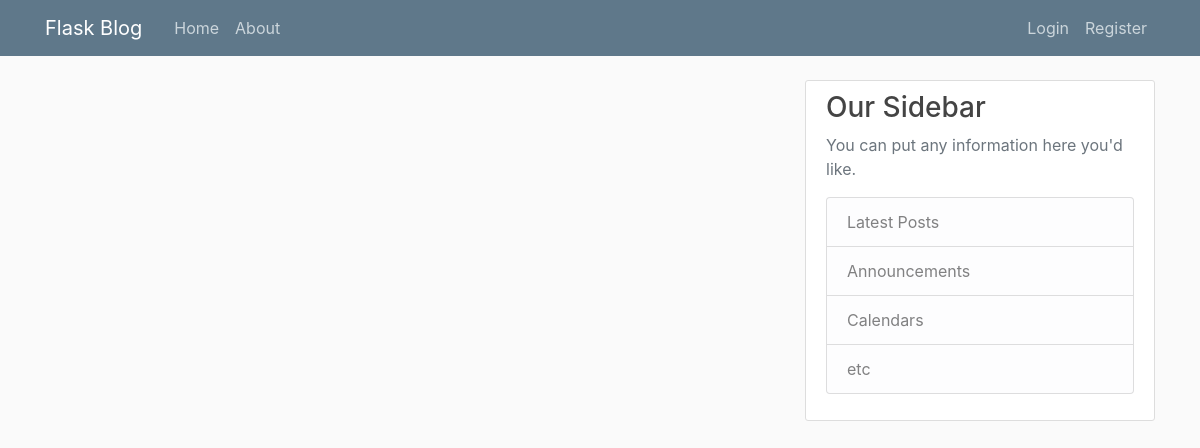
Page /home on the earlier database version.
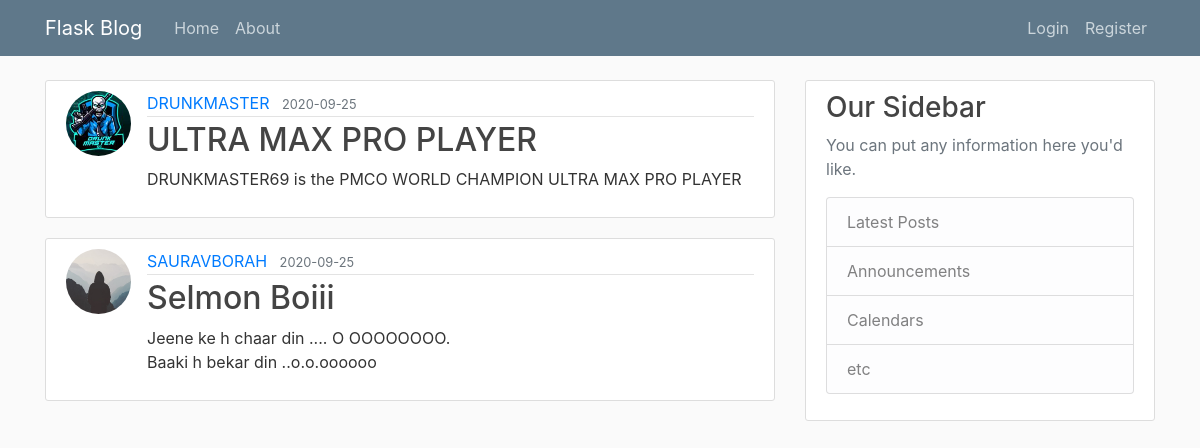
Same page on the later database version.
### flaskblog/models.py (models this page shows, shortened)
class Post(db.Model):
    id = db.Column(db.Integer, primary_key=True)
    title = db.Column(db.String(100), nullable=False)
    date_posted = db.Column(db.DateTime, nullable=False, default=datetime.utcnow)
    content = db.Column(db.Text, nullable=False)
    user_id = db.Column(db.Integer, db.ForeignKey('user.id'), nullable=False)

class User(db.Model,UserMixin):
    id = db.Column(db.Integer, primary_key=True)
    username = db.Column(db.String(20), unique=True, nullable=False)
    email = db.Column(db.String(120), unique=True, nullable=False)
    image_file = db.Column(db.String(20), nullable=False, default='default.jpg')
    password = db.Column(db.String(60), nullable=False)
    posts = db.relationship('Post', backref='author', lazy=True)

### flaskblog/routes.py (the view)
@app.route("/")
@app.route("/home")
def home():
    posts=Post.query.all()
    return render_template('home.html', posts=posts)

### flaskblog/templates/home.html
{% extends "layout.html" %}
{% block content %}
    {% for post in posts %}
        <article class="media content-section">
          <img class="rounded-circle article-img" src="{{url_for('static',filename='profile_pics/'+ post.author.image_file) }}">
          <div class="media-body">
            <div class="article-metadata">
              <a class="mr-2" href="#">{{ post.author.username }}</a>
              <small class="text-muted">{{ post.date_posted.strftime('%Y-%m-%d') }}</small>
            </div>
            <h2><a class="article-title" href="{{ url_for('post',post_id=post.id)}}">{{ post.title }}</a></h2>
            <p class="article-content">{{ post.content }}</p>
          </div>
        </article>
    {% endfor %}
{% endblock content %}

### flaskblog/templates/layout.html (shortened to what this page needs)
<!DOCTYPE html>
<html>
<head>
    <link rel="stylesheet" href="https://maxcdn.bootstrapcdn.com/bootstrap/4.0.0/css/bootstrap.min.css">
    <link rel="stylesheet" type="text/css" href="{{ url_for('static', filename='main.css') }}">
</head>
<body>
    <header class="site-header">
      <nav class="navbar navbar-expand-md navbar-dark bg-steel fixed-top">
        <div class="container">
          <a class="navbar-brand mr-4" href="/">Flask Blog</a>
          <div class="collapse navbar-collapse" id="navbarToggle">
            <div class="navbar-nav mr-auto">
              <a class="nav-item nav-link" href="{{ url_for('home') }}">Home</a>
              <a class="nav-item nav-link" href="{{ url_for('about') }}">About</a>
            </div>
            <div class="navbar-nav">
              {% if current_user.is_authenticated %}
              <a class="nav-item nav-link" href="{{ url_for('new_post') }}">New Post</a>
              <a class="nav-item nav-link" href="{{ url_for('account') }}">Account</a>
              <a class="nav-item nav-link" href="{{ url_for('logout') }}">Logout</a>
              {% else %}
                <a class="nav-item nav-link" href="{{ url_for('login') }}">Login</a>
                <a class="nav-item nav-link" href="{{ url_for('register') }}">Register</a>
                {% endif %}
            </div>
          </div>
        </div>
      </nav>
    </header>
    <main role="main" class="container">
      <div class="row">
        <div class="col-md-8">
          {% block content %}{% endblock %}
        </div>
        <div class="col-md-4">
          <div class="content-section">
            <h3>Our Sidebar</h3>
            <p class='text-muted'>You can put any information here you'd like.
              <ul class="list-group">
                <li class="list-group-item list-group-item-light">Latest Posts</li>
                <li class="list-group-item list-group-item-light">Announcements</li>
                <li class="list-group-item list-group-item-light">Calendars</li>
                <li class="list-group-item list-group-item-light">etc</li>
              </ul>
            </p>
          </div>
        </div>
      </div>
    </main>
</body>
</html>

### flaskblog/static/main.css (style rules this page uses)
body { background: #fafafa; color: #333333; margin-top: 5rem; }
h1, h2, h3, h4, h5, h6 { color: #444444; }
.bg-steel { background-color: #5f788a; }
.site-header .navbar-nav .nav-link { color: #cbd5db; }
.content-section { background: #ffffff; padding: 10px 20px; border: 1px solid #dddddd; border-radius: 3px; margin-bottom: 20px; }
.article-title { color: #444444; }
.article-content { white-space: pre-line; }
.article-img { height: 65px; width: 65px; margin-right: 16px; }
.article-metadata { padding-bottom: 1px; margin-bottom: 4px; border-bottom: 1px solid #e3e3e3 }

Differences in the rows shown:
added Post: image_file (picture), author.username "DRUNKMASTER", date_posted "2020-09-25", title "ULTRA MAX PRO PLAYER", content "DRUNKMASTER69 is the PMCO WORLD CHAMPION ULTRA MAX PRO PLAYER"
added Post: image_file (placeholder picture), author.username "SAURAVBORAH", date_posted "2020-09-25", title "Selmon Boiii", content "Jeene ke h chaar din .... O OOOOOOOO. Baaki h bekar din ..o.o.oooooo"
